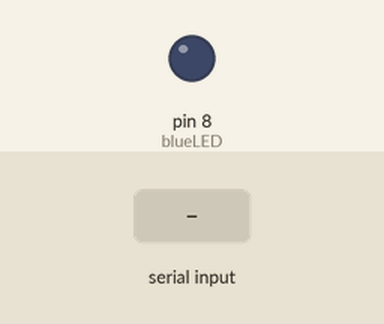
Simulated run of this sketch. Board: Arduino Uno, built with avr-gcc and run on an emulated ATmega328P. On the bench: output pins drawn as LEDs (lit = HIGH). Dashed ring = blinking. Inputs (shaded band) come from the test bench. What the sketch prints to the serial monitor is not drawn.

Above: at 1.2 s.
1.3 s: "90,45\n" received over Serial
At 2.1 s:
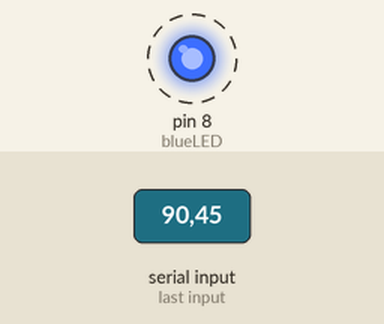
Timing chart, 0 to 10.3 s (numbered marks = the images above; inputs shaded):
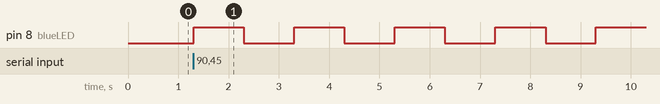

Measured:
- after the input at 1.3 s, pin 8 (blueLED): alternates HIGH for 1.0 s and LOW for 1.0 s, starting at once

The sketch:

SerialMonitor.ino
```cpp
int blueLED = 8;
int numberOfBlink;
String msg = "How many times do you want the LED to blink?";

void setup() {
  // put your setup code here, to run once:
  pinMode(blueLED, OUTPUT);
  Serial.begin(9600);
}

void loop() {
  // put your main code here, to run repeatedly:
  Serial.println(msg);
  while(Serial.available() == 0){

  }
  numberOfBlink = Serial.parseInt();
  for (int i = 1; i <= numberOfBlink; i++){
    digitalWrite(blueLED, HIGH);
    delay(1000);
    digitalWrite(blueLED, LOW);
    delay(1000);
  }
}
```
